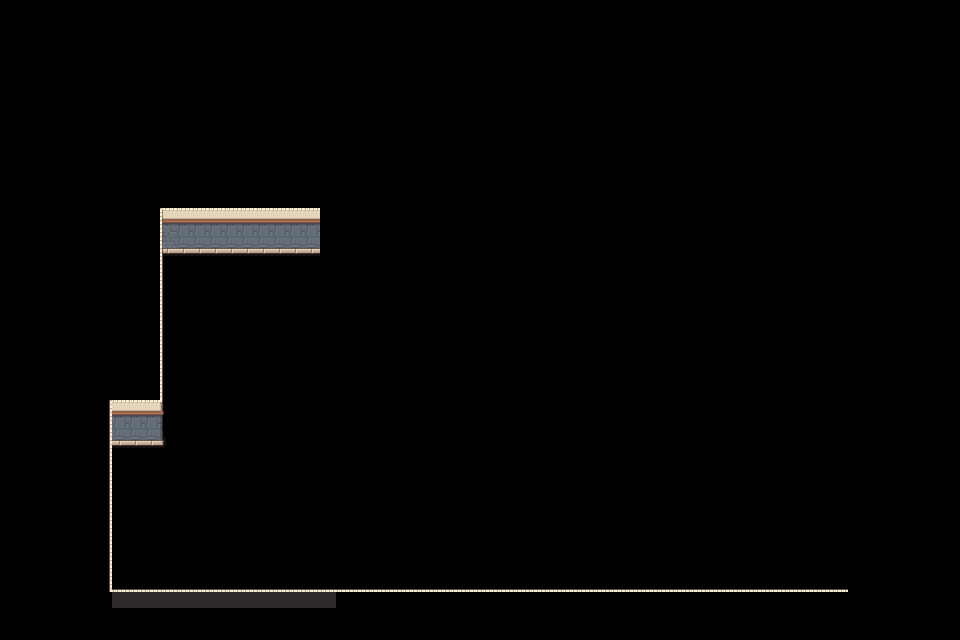

A 2D game scene composited from a Tiled map and its tileset images. What follows is a short description and the map's XML, with each tile layer's data collapsed to a summary:
An orthogonal 60x40 tile map with 16x16 px tiles, 2 tile layers (Walls, Ground).

<map version="1.10" tiledversion="1.11.2" orientation="orthogonal" renderorder="right-down" width="60" height="40" tilewidth="16" tileheight="16" infinite="0" nextlayerid="4" nextobjectid="1">
 <tileset firstgid="1" source="../tilesets/walls_floor.tsx" />
 <layer id="3" name="Walls" width="60" height="40">
  <data>[2400 cells, 123 non-empty, 13 distinct tile ids]</data>
 </layer>
 <layer id="2" name="Ground" width="60" height="40">
  <data>[2400 cells, 0 non-empty, 0 distinct tile ids]</data>
 </layer>
</map>
